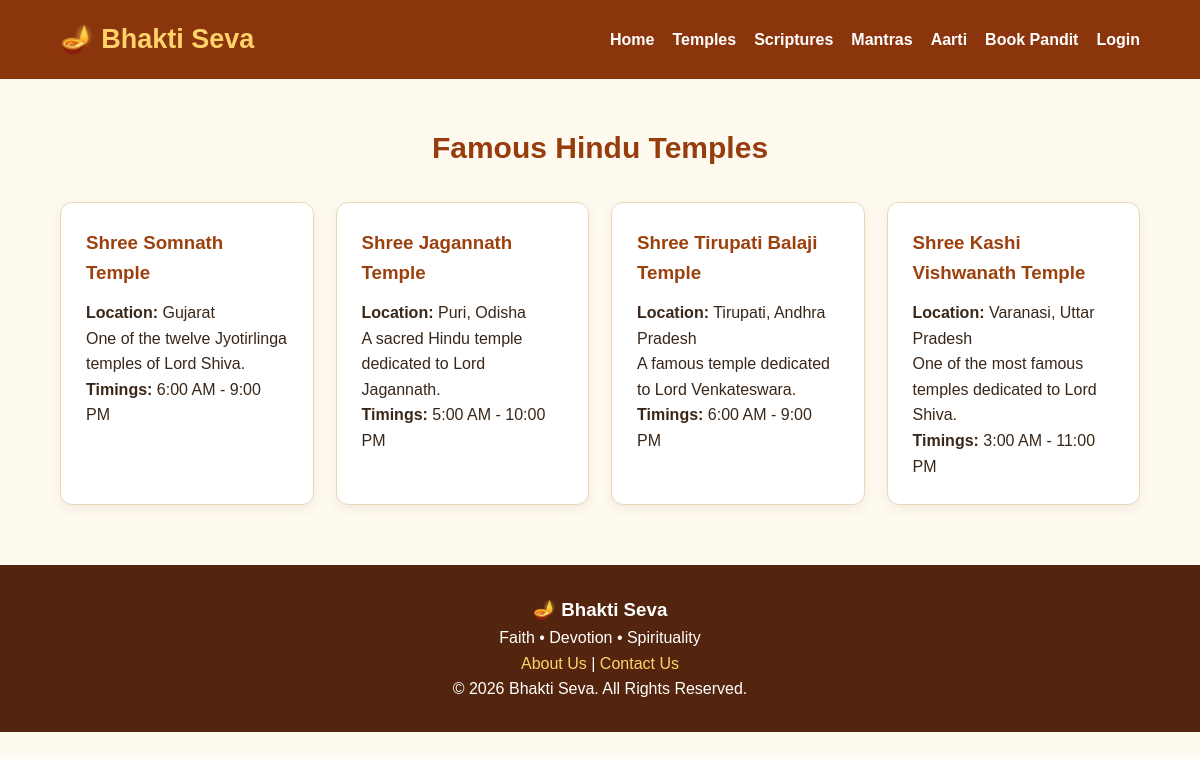
Screenshot of /index.php?page=temples with the database file from the repository.
### tables this page shows
CREATE TABLE temples (
    id INT AUTO_INCREMENT PRIMARY KEY,
    name VARCHAR(150) NOT NULL,
    location VARCHAR(200),
    description TEXT,
    timings VARCHAR(100)
);

### index.php (the view, shortened to what this page needs)
<?php
require_once "config.php";
$page = $_GET['page'] ?? 'home';
function e($value) {
    return htmlspecialchars((string)$value, ENT_QUOTES, 'UTF-8');
}
?>
<!DOCTYPE html>
<html lang="en">
<head>
    <link rel="stylesheet" href="style.css">
</head>
<body>
<header>
    <div class="logo">🪔 Bhakti Seva</div>
    <nav>
        <a href="index.php">Home</a>
        <a href="index.php?page=temples">Temples</a>
        <a href="index.php?page=scriptures">Scriptures</a>
        <a href="index.php?page=mantras">Mantras</a>
        <a href="index.php?page=aartis">Aarti</a>
        <a href="user.php">Book Pandit</a>
        <a href="user.php?action=login">Login</a>
    </nav>
</header>
<?php if ($page == 'home') { ?>
<section class="hero">
    <h1>Welcome to Bhakti Seva</h1>
    <h2>Your Spiritual Journey Begins Here</h2>
    <p>
        Discover the divine beauty of Hindu temples,
        explore sacred scriptures, experience devotional
        mantras and connect with spiritual traditions.
    </p>
    <div>
        <a href="index.php?page=temples" class="btn">
            Explore Temples
        </a>
        <a href="user.php" class="btn">
            Book a Pandit
        </a>
    </div>
</section>
<section class="container">
    <h2>Explore Bhakti Seva</h2>
    <div class="cards">
        <div class="card">
            <h3>🛕 Famous Temples</h3>
            <p>Discover famous Hindu temples and their history.</p>
            <a href="index.php?page=temples">Explore</a>
        </div>
        <div class="card">
            <h3>📖 Hindu Scriptures</h3>
            <p>Learn about Bhagavad Gita, Ramayana and Vedas.</p>
            <a href="index.php?page=scriptures">Read More</a>
        </div>
        <div class="card">
            <h3>🙏 Mantras</h3>
            <p>Read sacred mantras and their meanings.</p>
            <a href="index.php?page=mantras">Explore</a>
        </div>
        <div class="card">
            <h3>🪔 Aarti</h3>
            <p>Access devotional aarti lyrics.</p>
            <a href="index.php?page=aartis">Read Aarti</a>
        </div>
        <div class="card">
            <h3>🧘 Pandit Booking</h3>
            <p>Book a pandit for your religious ceremonies.</p>
            <a href="user.php">Book Now</a>
        </div>
    </div>
</section>
<?php } elseif ($page == 'temples') { ?>
<section class="container">
    <h2>Famous Hindu Temples</h2>
    <div class="cards">
    <?php
    $result = $conn->query("SELECT * FROM temples ORDER BY id DESC");
    while ($row = $result->fetch_assoc()) {
    ?>
        <div class="card">
            <h3><?php echo e($row['name']); ?></h3>
            <p><b>Location:</b> <?php echo e($row['location']); ?></p>
            <p><?php echo e($row['description']); ?></p>
            <p><b>Timings:</b> <?php echo e($row['timings']); ?></p>
        </div>
    <?php } ?>
    </div>
</section>
<?php } ?>
<footer>
    <h3>🪔 Bhakti Seva</h3>
    <p>Faith • Devotion • Spirituality</p>
    <a href="index.php?page=about">About Us</a> |
    <a href="index.php?page=contact">Contact Us</a>
    <p>© 2026 Bhakti Seva. All Rights Reserved.</p>
</footer>
</body>
</html>

### style.css (style rules this page uses)
* { margin: 0; padding: 0; box-sizing: border-box; }
body { font-family: Arial, sans-serif; background: #fffaf0; color: #392719; line-height: 1.6; }
header { background: #8b350c; color: white; padding: 18px 5%; display: flex; justify-content: space-between; align-items: center; flex-wrap: wrap; gap: 15px; }
.logo { font-size: 27px; font-weight: bold; color: #ffd36a; }
nav { display: flex; flex-wrap: wrap; gap: 18px; }
nav a { color: white; text-decoration: none; font-weight: bold; }
.container { width: 90%; max-width: 1200px; margin: 45px auto; }
.container h2 { text-align: center; color: #963c0d; font-size: 30px; margin-bottom: 30px; }
.cards { display: grid; grid-template-columns: repeat(auto-fit, minmax(230px, 1fr)); gap: 22px; }
.card { background: white; padding: 25px; border-radius: 12px; border: 1px solid #ead7b9; box-shadow: 0 4px 12px rgba(80, 40, 10, 0.08); transition: 0.3s; }
.card h3 { color: #9c410d; margin-bottom: 12px; }
footer { background: #54250e; color: white; text-align: center; padding: 30px; margin-top: 60px; }
footer a { color: #ffd36a; text-decoration: none; }

### rows the page displays
temples: name "Shree Somnath Temple", location "Gujarat", description "One of the twelve Jyotirlinga temples of Lord Shiva.", timings "6:00 AM - 9:00 PM"
temples: name "Shree Jagannath Temple", location "Puri, Odisha", description "A sacred Hindu temple dedicated to Lord Jagannath.", timings "5:00 AM - 10:00 PM"
temples: name "Shree Tirupati Balaji Temple", location "Tirupati, Andhra Pradesh", description "A famous temple dedicated to Lord Venkateswara.", timings "6:00 AM - 9:00 PM"
temples: name "Shree Kashi Vishwanath Temple", location "Varanasi, Uttar Pradesh", description "One of the most famous temples dedicated to Lord Shiva.", timings "3:00 AM - 11:00 PM"
